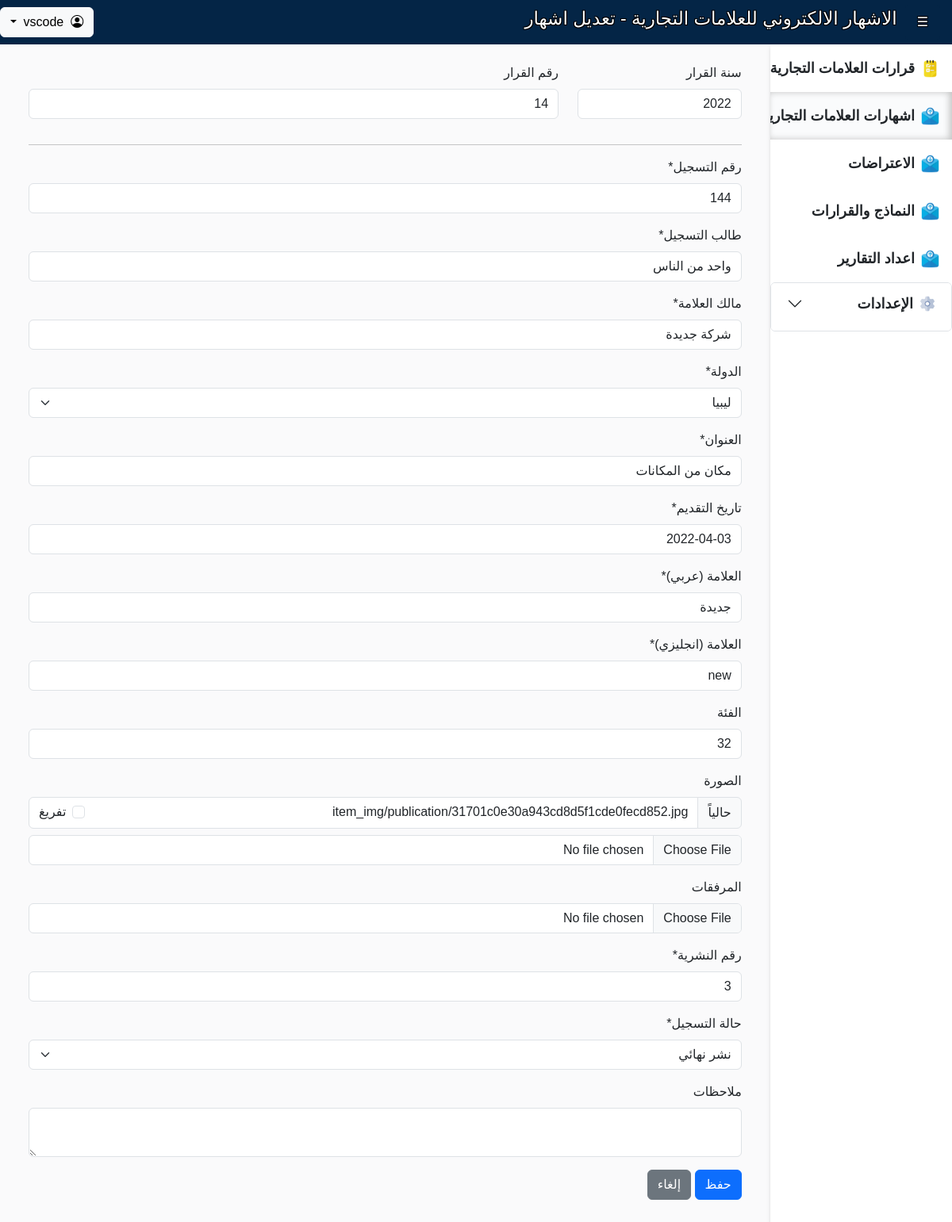
The app's page /publications/edit/5/ (signed in) with its own data.
### documents/models.py (models this page shows, shortened)
class Publication(models.Model):
    year = models.IntegerField(null=True, blank=True)  # Add this field
    number = models.CharField(max_length=10, blank=False, null=False, verbose_name="رقم التسجيل")
    decree = models.CharField(max_length=10, blank=False, null=False, verbose_name="رقم القرار")
    applicant = models.CharField(max_length=255, blank=False, verbose_name="طالب التسجيل")
    owner = models.CharField(max_length=255, blank=False, verbose_name="مالك العلامة")
    country = models.CharField(max_length=50, choices=Countries, verbose_name="الدولة")
    address = models.CharField(max_length=255, blank=False, verbose_name="العنوان")
    date_applied = models.DateField(blank=False, verbose_name="تاريخ التقديم")
    ar_brand = models.CharField(max_length=255, blank=False, verbose_name="العلامة (عربي)")
    en_brand = models.CharField(max_length=255, blank=False, verbose_name="العلامة (انجليزي)")
    category = models.CharField(max_length=255, blank=True, verbose_name="الفئة")
    img_file = models.ImageField(upload_to=get_img_upload_path, blank=True, verbose_name="الصورة")
    attach = models.FileField(upload_to=get_attach_upload_path, blank=True, verbose_name="المرفقات")
    e_number = models.CharField(max_length=10, blank=False, null=False, verbose_name="رقم النشرية")
    status = models.CharField(max_length=50, choices=[
        ('initial', 'نشر مبدئي'),
        ('final', 'نشر نهائي'),
        ('conflict', 'متنازع عليه')
    ], verbose_name="حالة التسجيل")
    is_hidden = models.BooleanField(default=False, verbose_name="مخفي")
    notes = models.TextField(max_length=999, blank=True, verbose_name="ملاحظات")
    created_at = models.DateTimeField(auto_now_add=True, verbose_name="تاريخ النشر")
    updated_at = models.DateTimeField(auto_now=True)
    deleted_at = models.DateTimeField(null=True, blank=True)

### documents/views.py (the view, shortened to what this page needs)
# urls.py: path('publications/edit/<int:document_id>/', views.add_edit_publication, name='edit_publication'),
@login_required
def add_edit_publication(request, document_id=None):
    if document_id:
        instance = get_object_or_404(Publication, id=document_id)
    else:
        instance = None
    form = PublicationForm(request.POST or None, request.FILES or None, instance=instance)
    return render(request, 'pub_form.html', {
        'form': form,
    })

### documents/templates/pub_form.html (shortened to what this page needs)
{% extends 'base.html' %}
{% load crispy_forms_tags %}
{% block header %}
  {% if form.instance.id %} - تعديل اشهار{% else %} - إضافة اشهار{% endif %}
{% endblock %}
{% block content %}
<form method="POST" enctype="multipart/form-data">
  {% crispy form %}
</form>
{% endblock %}
{% block scripts %}
<link rel="stylesheet" href="https://code.jquery.com/ui/1.13.1/themes/base/jquery-ui.css">
{% endblock %}

### documents/templates/base.html (shortened to what this page needs)
<!DOCTYPE html>
<html lang="ar" dir="rtl">
<head>
    {% load static %}
    {% load custom_filters %}
    <link rel="stylesheet" href="{% static 'bootstrap5/bootstrap.rtl.css' %}">
    <link rel="stylesheet" href="{% static 'bootstrap5/bootstrap-icons.css' %}">
    <link rel="stylesheet" href="{% static 'css/style.css' %}">
</head>
<body>
    <div class="titlebar d-flex justify-content-between align-items-center">
        <div class="d-flex align-items-center">
            {% if request.user.is_authenticated %}
                <button class="menu-toggle" onclick="toggleMenu()">☰</button>
            {% endif %}
            <a href="#" style="text-decoration: none; color: inherit;">
                <h1>الاشهار الالكتروني للعلامات التجارية{% block header %}{% endblock %}</h1>
            </a>
        </div>
        <div>
        {% if user.is_authenticated %}
            <div class="dropdown" style="z-index: 1050;">
                <button class="btn btn-light dropdown-toggle" type="button" id="userDropdown" data-bs-toggle="dropdown" aria-expanded="false">
                    <i class="bi bi-person-circle">&nbsp;</i> {{ user.username }}
                </button>
            </div>
        {% else %}
            <a href="{% url 'login' %}" class="btn btn-light login-title-btn me-2">
                تسجيل الدخول &nbsp; <i class="bi bi-box-arrow-in-right"></i>
            </a>
        {% endif %}
        </div>
    </div>
    {% if user.is_authenticated %}
    <div class="layout">
        <div class="list-group" id="sidebar">
            <a href="{% url 'decree_list' %}" class="list-group-item list-group-item-action {% if request.path == '/decrees/' %}disabled pressed{% elif '/decrees/' in request.path %}pressed{% endif %}">
                <img src="{% static 'img/decrees.png' %}" alt="قرارات" class="sidebar-icon">
                قرارات العلامات التجارية
            </a>
            <a href="{% url 'publication_list' %}" class="list-group-item list-group-item-action {% if request.path == '/publications/' %}disabled pressed{% elif '/publications/' in request.path %}pressed{% endif %}">
                <img src="{% static 'img/outgoing-mail.png' %}" alt="img" class="sidebar-icon">
                اشهارات العلامات التجارية
            </a>
            <a href="#" class="list-group-item list-group-item-action">
                <img src="{% static 'img/incoming-mail.png' %}" alt="img" class="sidebar-icon">
                الاعتراضات
            </a>
            <a href="#" class="list-group-item list-group-item-action">
                <img src="{% static 'img/outgoing-mail.png' %}" alt="img" class="sidebar-icon">
                النماذج والقرارات
            </a>
            <a href="#" class="list-group-item list-group-item-action">
                <img src="{% static 'img/outgoing-mail.png' %}" alt="img" class="sidebar-icon">
                اعداد التقارير
            </a>
            <div class="accordion" id="settingsAccordion">
                <div class="accordion-item">
                    <h2 class="accordion-header" id="headingSettings">
                        <button class="accordion-button collapsed" type="button" data-bs-toggle="collapse" data-bs-target="#collapseSettings" aria-expanded="false" aria-controls="collapseSettings">
                            <img src="{% static 'img/settings.png' %}" alt="الإعدادات" class="sidebar-icon" style="width:20px; margin-left:8px;">
                            الإعدادات
                        </button>
                    </h2>
                </div>
            </div>
        </div>
        {% endif %}
        <div class="main-content container-fluid mt-4 m-4">
            {% block content %}{% endblock %}
        </div>
    </div>
    {% block scripts %}{% endblock %}
    <link rel="stylesheet" href="{% static 'flatpickr/flatpickr.min.css' %}">
</body>
</html>

### documents/static/css/style.css (style rules this page uses)
* { box-sizing: border-box; font-family: 'Shabwa', sans-serif !important; direction: rtl; }
:root { --title: #042546; --body: #f6f7f98b; --htitle: #88c1fa; --hbody: #dee8ffdb; }
body { display: flex; flex-direction: column; min-height: 100vh; background-color: var(--body); }
.titlebar { background-color: var(--title); height: 7vh; }
.titlebar h1 { font-size: 23px; flex: 1; padding: 0px 10px 0px 0px; color: white; transition: font-size 0.3s; text-shadow: -1px -1px 0 black, 1px -1px 0 black, -1px 1px 0 black, 1px 1px 0 black; }
.menu-toggle { background-color: var(--title); color: white; padding: 10px 15px; border: none; border-radius: 4px; cursor: pointer; margin-right: 15px; transition: background-color 0.3s, transform 0.1s; width: auto; text-shadow: -1px -1px 0 black, 1px -1px 0 black, -1px 1px 0 black, 1px 1px 0 black; }
.layout { display: flex; flex-direction: row; flex-grow: 1; }
.main-content { display: flex; flex-direction:column; flex-grow: 3; }
#sidebar { background-color: white; color: black; width: 300px; transition: width 0.5s ease-in-out; overflow: hidden; flex-grow: 0; box-shadow: -2px 0 5px -4px rgba(81, 81, 81, 0.5); white-space: nowrap; border-radius: 0 !important; }
.list-group-item { border: none !important; font-size: 18px !important; font-weight: 600 !important; height: 60px !important; display: flex; align-items: center; }
.accordion-button { align-items: start !important; font-size: 18px !important; font-weight: 600 !important; border: none !important; height: 60px !important; align-items: center; }
.sidebar-icon { width: 23px; height: auto; margin-right: 0px; margin-left: 8px; vertical-align: middle; transition: margin 0.2s, width 0.2s; }
#id_year { direction: rtl; }
a { color: inherit; text-decoration:none; }
.pressed { background:var(--body); box-shadow: inset -3px 0px 8px #c1c1c1; outline: none; }

### records on screen
Publication: year "2022", decree "14", number "144", applicant "واحد من الناس", owner "شركة جديدة", country "ليبيا", address "مكان من المكانات", date_applied "2022-04-03", ar_brand "جديدة", en_brand "new", category "32", e_number "3", status "نشر نهائي"

### other values on screen
{{ user.username }} "vscode"
